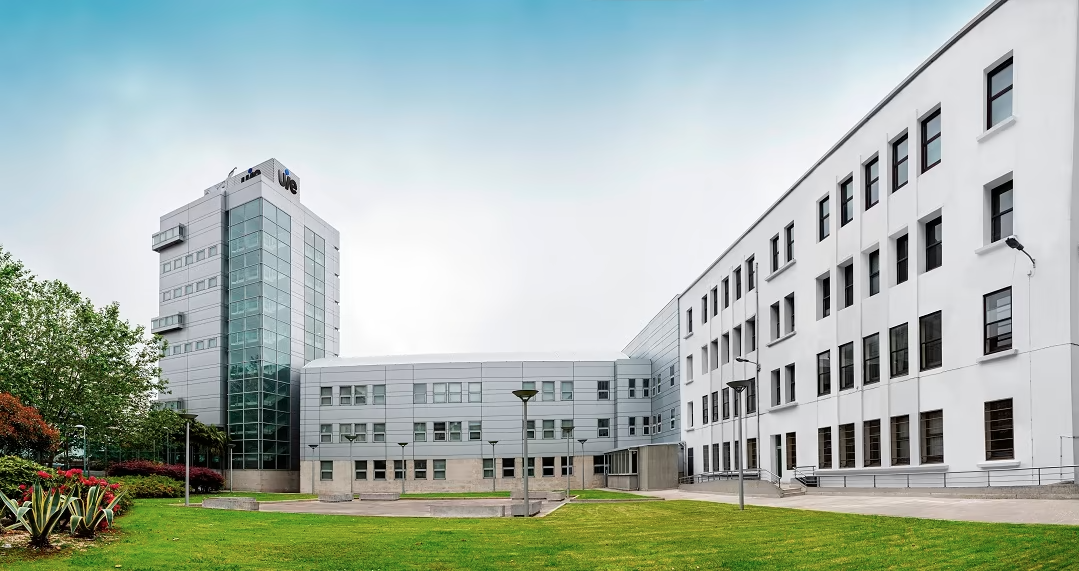
#> input picture 3/ComputacionGrafica/Sesiones/Sesion14/Python/imagenes/uie.png, 1079 x 571 px
$ python shi_tomasi.py
#> lines starting #> are read from the running program, lines starting #| are printed output that depends on the picture; after the words box and inside, x2 and y2 are one past the last pixel; in counts of white or black regions, pixels touching at a corner belong together
# shi_tomasi.py
import os
import cv2
import numpy as np

# Número máximo de esquinas a detectar
NUMERO_ESQUINAS = 50
# Calidad mínima de las esquinas (entre 0 y 1)
CALIDAD = 0.01
# Distancia mínima entre esquinas detectadas (en píxeles)
DISTANCIA_MINIMA = 10
# Color de resalte de las esquinas, en BGR
COLOR_RESALTE = [0, 0, 255]  # Color rojo

#Path de esta carpeta
PATH = os.path.dirname(os.path.abspath(__file__))
# Carga la imagen
imagen = cv2.imread(os.path.join(PATH, 'imagenes/uie.png'))
#> imagen is the input picture: shape (571, 1079, 3); mean B, G, R 172.6, 180.2, 166.9

# Verifica que la imagen se haya cargado correctamente
if imagen is None:
    print("No se pudo cargar la imagen. Asegúrate de que el nombre y la ruta sean correctos.")
    exit()

# Convierte la imagen a escala de grises
imagen_grises = cv2.cvtColor(imagen, cv2.COLOR_BGR2GRAY)
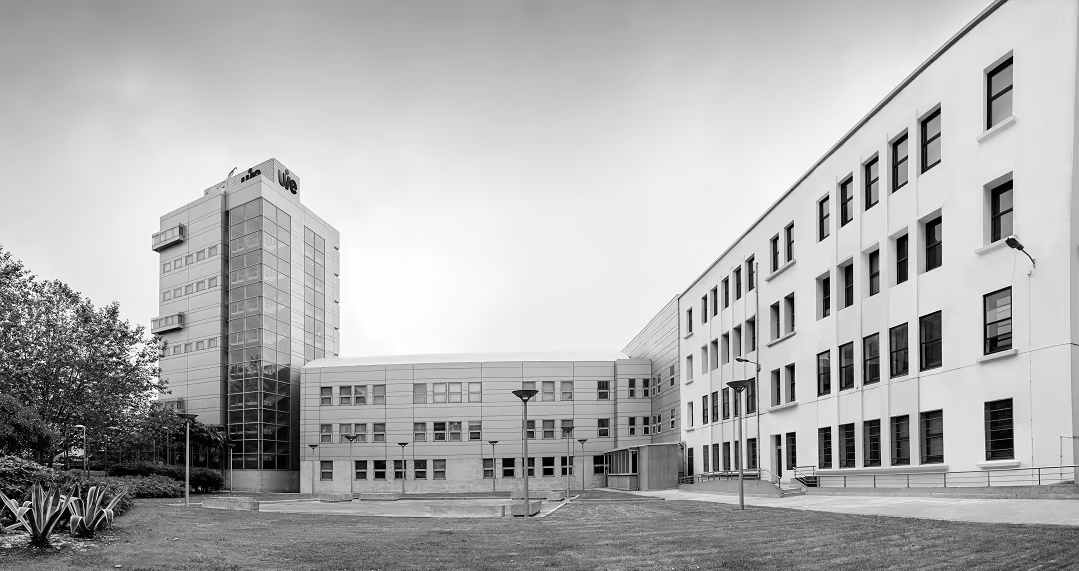
#> imagen_grises: shape (571, 1079); min 0, max 255, mean 175.4

# Detecta esquinas usando el método de Shi-Tomasi
esquinas = cv2.goodFeaturesToTrack(imagen_grises, NUMERO_ESQUINAS, CALIDAD, DISTANCIA_MINIMA)
#> esquinas = 50 rows, first 8: [907, 322], [940, 311], [829, 349], [852, 341], [878, 332], [830, 427], [870, 295], [1010, 286]

# Verifica que se hayan detectado esquinas
if esquinas is not None:
    # Convierte las coordenadas a enteros
    esquinas = np.int32(esquinas)
#> esquinas = contour of 50 points, box (x1, y1, x2, y2) (2, 129, 1023, 505), area 142571

    # Recorre cada esquina y marca en la imagen original
    for esquina in esquinas:
        x, y = esquina.ravel()
        cv2.circle(imagen, (x, y), 4, COLOR_RESALTE, -1)
#> this loop made 50 passes
#> (x, y) on passes 1 to 12: (907, 322), (940, 311), (829, 349), (852, 341), (878, 332), (830, 427), (870, 295), (1010, 286), (114, 357), (908, 415), (794, 432), (841, 226)
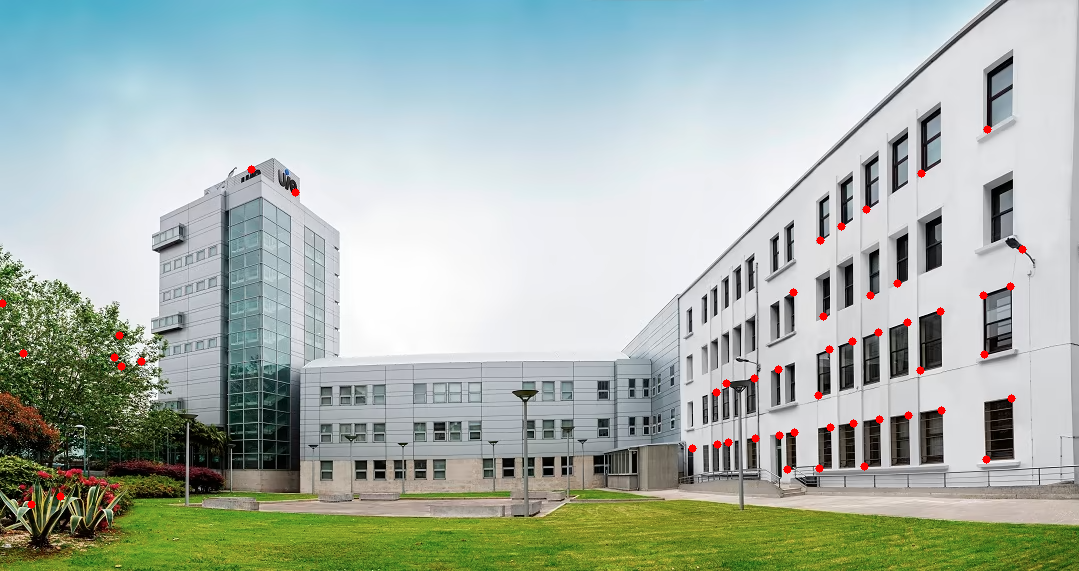
#> imagen: shape (571, 1079, 3); 0.4% of pixels changed, all inside (x1, y1, x2, y2) = (0, 125, 1027, 509)
else:
    print("No se detectaron esquinas.")

# Muestra la imagen con las esquinas detectadas
cv2.imshow('Algoritmo de deteccion de esquinas de Shi-Tomasi', imagen)

# Espera a que se pulse una tecla
cv2.waitKey(0)

# Libera recursos
cv2.destroyAllWindows()
